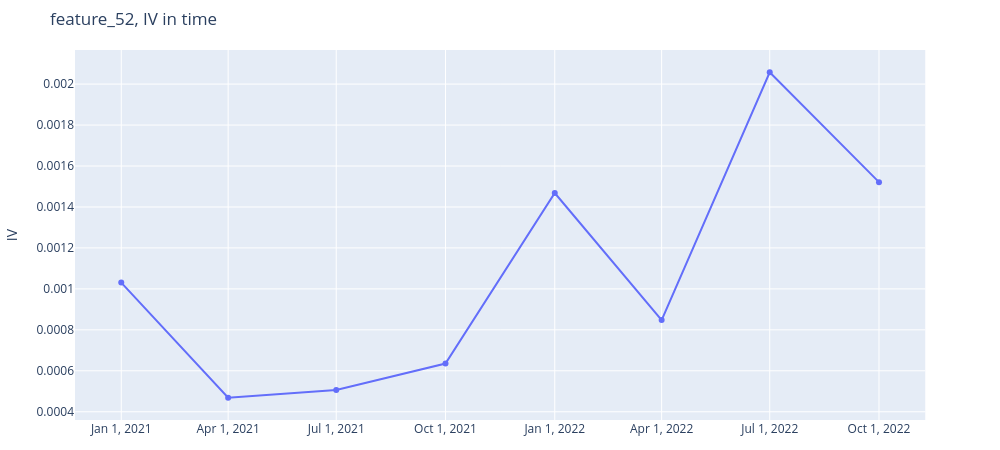

Here is the notebook cell this chart was saved with:
### Code cell
# примерно так это должно будет выглядеть
plot_metric_time(df['feature_52'], df['target'], df['quarter'])

### Figure 1 — Plotly figure (JSON) as saved in the notebook; plotly's stock layout.template omitted (floating-point values rounded to 4 significant figures)
{"data": [{"mode": "markers+lines", "name": "feature_52", "type": "scatter", "x": ["2021-01-01T00:00:00", "2021-04-01T00:00:00", "2021-07-01T00:00:00", "2021-10-01T00:00:00", "2022-01-01T00:00:00", "2022-04-01T00:00:00", "2022-07-01T00:00:00", "2022-10-01T00:00:00"], "y": [0.001031, 0.0004684, 0.0005065, 0.0006352, 0.001468, 0.0008476, 0.002058, 0.001521]}], "layout": {"height": 450, "margin": {"b": 30, "l": 30, "r": 30, "t": 50}, "title": {"text": "feature_52, IV in time"}, "width": 1000, "xaxis": {"domain": [0, 0.95], "showgrid": true, "tickvals": ["2021-01-01T00:00:00", "2021-04-01T00:00:00", "2021-07-01T00:00:00", "2021-10-01T00:00:00", "2022-01-01T00:00:00", "2022-04-01T00:00:00", "2022-07-01T00:00:00", "2022-10-01T00:00:00"]}, "yaxis": {"title": {"text": "IV"}}}}
